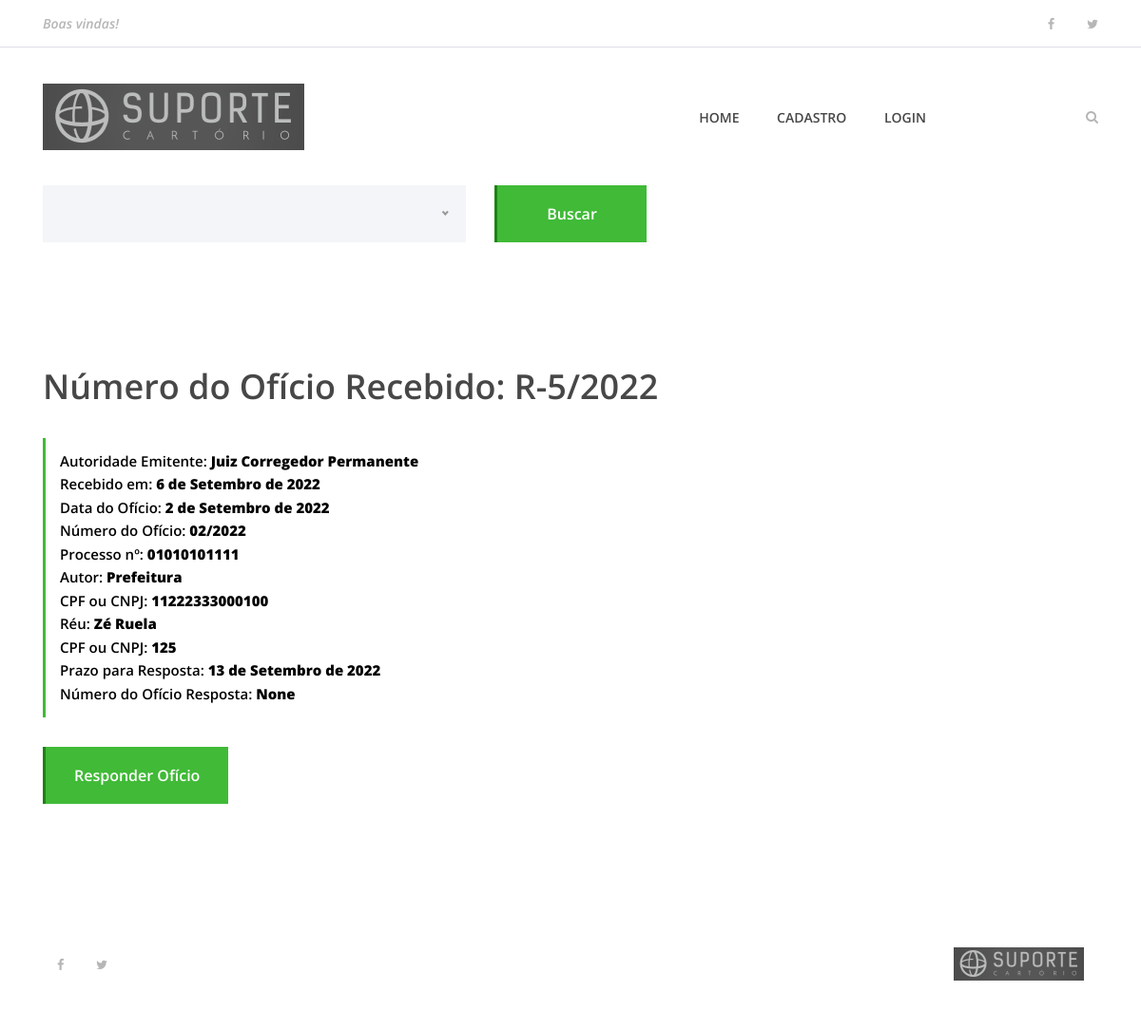
The page /oficios_recebidos/6 on the database as committed earlier.
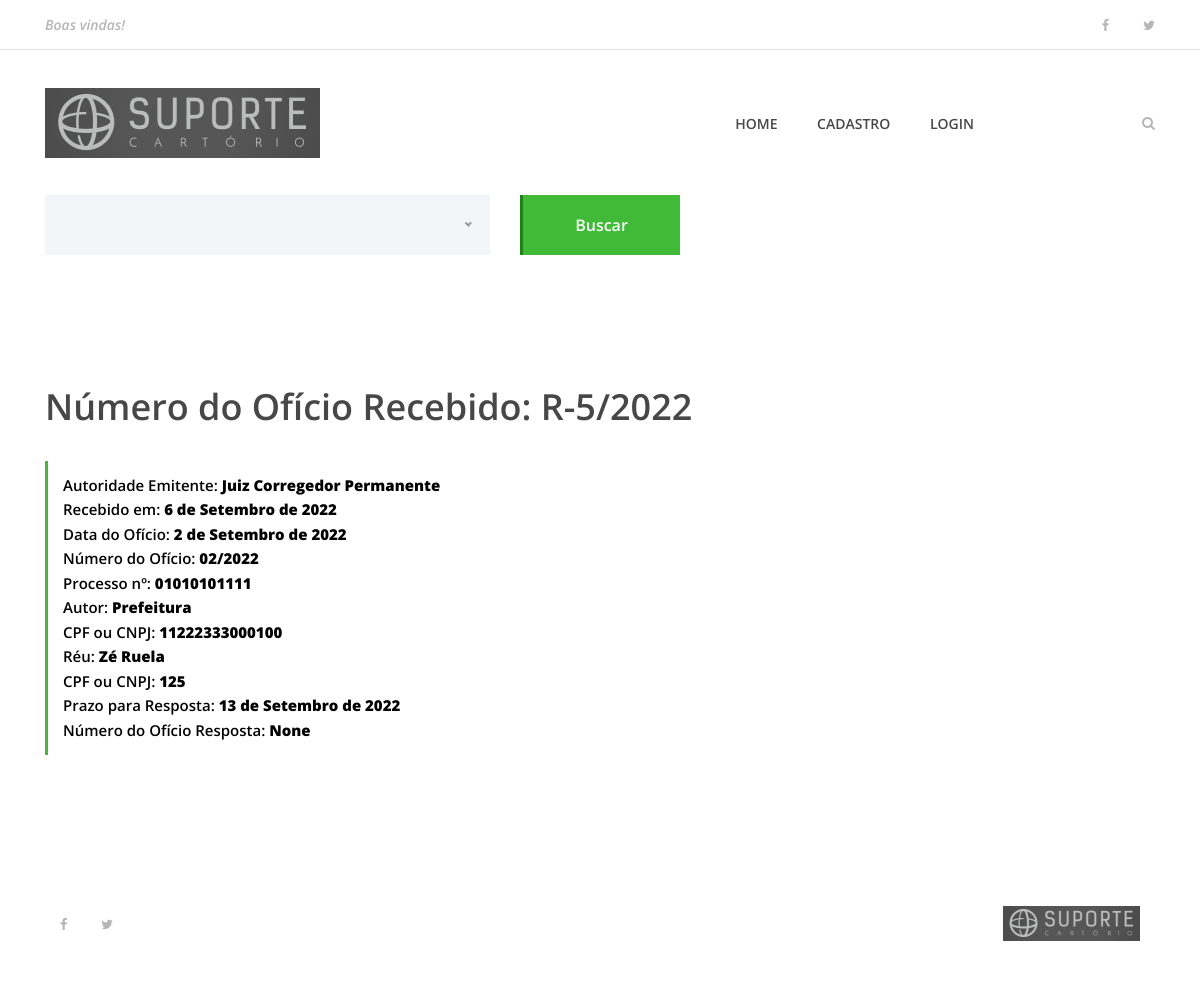
The same page on the database as committed later.
### oficios/views.py (the view)
# urls.py: path('oficios_recebidos/<int:oficio_id>', views.oficio, name='oficio'),
def oficio(request, oficio_id):
    oficio = get_object_or_404(ReceivedOL, pk=oficio_id)
    oficio_a_exibir = {
        'oficio': oficio
    }
    return render(request, 'oficio.html', oficio_a_exibir)

### oficios/models/Authority.py (called while the page is built)
    def __str__(self):
        return '{}'.format(self.name, self.institution)

### templates/oficio.html (shortened to what this page needs)
{% extends 'base.html' %}
{% load static %}
{% block content %}
        <div class="receipe-post-search mb-80">
            <div class="container">
                <form action="#" method="post">
                    <div class="row">
                        <div class="col-12 col-lg-5">
                        </div>
                        <div class="col-12 col-lg-2 text-right">
                            <button type="submit" class="btn delicious-btn">Buscar</button>
                        </div>
                    </div>
                </form>
            </div>
        </div>
        <div class="container">
            <div class="row">
                <div class="col-12">
                </div>
            </div>
        </div>
        <div class="receipe-content-area">
            <div class="container">
                <div class="row">
                    <div class="col-12 col-md-8">
                        <div class="receipe-headline my-5">
                            <h2>Número do Ofício Recebido: {{oficio.received_ol_number}}</h2>
                            <div class="receipe-duration">
                                <h6>Autoridade Emitente:<b>  {{ oficio.authority}}</b></h6>
                                <h6>Recebido em: <b>  {{ oficio.received_in}}</b></h6>
                                <h6>Data do Ofício: <b>  {{oficio.ol_date}}</b></h6>
                                <h6>Número do Ofício: <b>  {{oficio.ol_origin_id}}</b></h6>
                                <h6>Processo nº: <b>  {{oficio.lawsuit_number}}</b></h6>
                                <h6>Autor: <b>  {{oficio.lawsuit_author}}</b></h6>
                                <h6>CPF ou CNPJ: <b>  {{oficio.author_doc_number}}</b></h6>
                                <h6>Réu: <b>  {{oficio.lawsuit_accused}}</b></h6>
                                <h6>CPF ou CNPJ: <b>  {{oficio.accused_doc_number}}</b></h6>
                                <h6>Prazo para Resposta: <b>  {{oficio.deadline}}</b></h6>
                                <h6>Número do Ofício Resposta: <b>  {{oficio.answer_ol}}</b></h6>
                            </div>
                            {% if oficio.status %}
                            <div class="col-12 text-center"></div>
                                <form action="#" method="POST" enctype="multipart/form-data">
                                    <button class="btn delicious-btn mt-30" type="submit">Responder Ofício</button>
                                </form>
                            {% endif %}
                            </div>
                        </div>
                    </div>
                <div class="row">
                    <div class="col-12 col-lg-8">
                    </div>
                </div>
{% endblock %}

Rows that differ between the two databases and show on the page:
changed ReceivedOL "Prefeitura": status True → False (drawn)
Other text that changed with them:
text no longer shown: "Responder Ofício"
